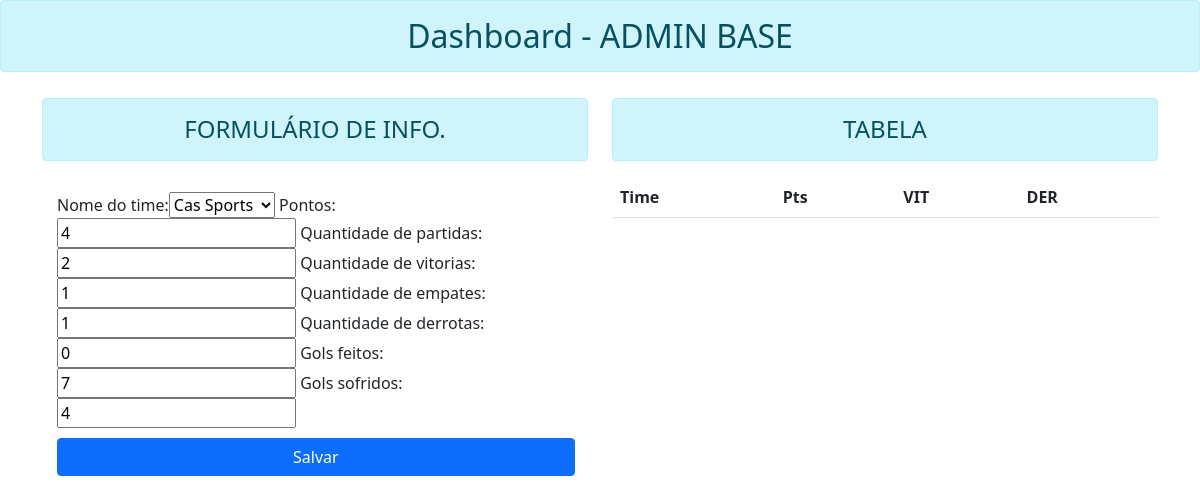
Screenshot of /form-tabela-classificaco/1 with the database file from the repository.
### my_app/models.py (models this page shows)
class TabelaClassificacao(models.Model):
    nome_do_time = models.ForeignKey(Equipe, on_delete=models.CASCADE, unique=True)
    pontos = models.IntegerField()
    quantidade_de_partidas = models.IntegerField()
    quantidade_de_vitorias = models.IntegerField()
    quantidade_de_empates = models.IntegerField()
    quantidade_de_derrotas = models.IntegerField()
    gols_feitos = models.IntegerField()
    gols_sofridos = models.IntegerField()

### my_app/views.py (the view)
# urls.py: path('form-tabela-classificaco/<int:id>', views.update_classificacao, name='form-tabela-classificaco'),
def update_classificacao(request, id):
    tabela_id = TabelaClassificacao.objects.get(pk=id)
    if request.method == 'POST':
        form = TabelaClassForm(request.POST, instance=tabela_id)
        if form.is_valid():
            form.save()
            return redirect('/form-tabela-classificaco/')
    else:
        tabela_id = TabelaClassificacao.objects.get(pk=id)
    form = TabelaClassForm(instance=tabela_id)
    return render(request, 'html/form_tabela_classificacao.html', {'form':  form, 'tabela_id': tabela_id})

### my_app/forms.py
class TabelaClassForm(forms.ModelForm):
    class Meta:
        model = TabelaClassificacao
        fields = '__all__'

### my_app/models.py (called while the page is built)
    def __str__(self):
        return self.nome_time

### my_app/templates/html/form_tabela_classificacao.html (shortened to what this page needs)
{% extends 'base.html' %}
{% load bootstrap %}
{%block content%}
<h2 class="text-center alert alert-info" id="titulo">Dashboard - ADMIN BASE</h2>
<div class="container" id="container">
  <div class="row">
    <div class="col-6">
      <h4 class="text-center alert alert-info" id="titulo">FORMULÁRIO DE INFO.</h4>
      <form method="post" class="post-form" id="formulario">{% csrf_token %}
        {{ form|bootstrap }}
        <button type="submit" class="save btn btn-primary" id="btn_salvar">Salvar</button>
    </form><br>
    </div>
    <div class="col-6">
      <h4 class="text-center alert alert-info" id="titulo">TABELA</h4>
      <table class="table" id="tabela">
          <thead>
            <tr>
              <th scope="col">Time</th>
              <th scope="col">Pts</th>
              <th scope="col">VIT</th>
              <th scope="col">DER</th>
            </tr>
          </thead>
        </table>
    </div>
  </div>
</div>
{%endblock content%}

### my_app/templates/html/form_tabela_classificacao.html (style rules this page uses)
#btn_salvar { margin-top: 10px; padding-right: 235px; padding-left: 235px; }
#formulario { padding: 15px; }
#container { padding-top:10px; }

### rows the page displays
TabelaClassificacao: nome_do_time "Cas Sports", pontos "4", quantidade_de_partidas "2", quantidade_de_vitorias "1", quantidade_de_empates "1", quantidade_de_derrotas "0", gols_feitos "7", gols_sofridos "4"
